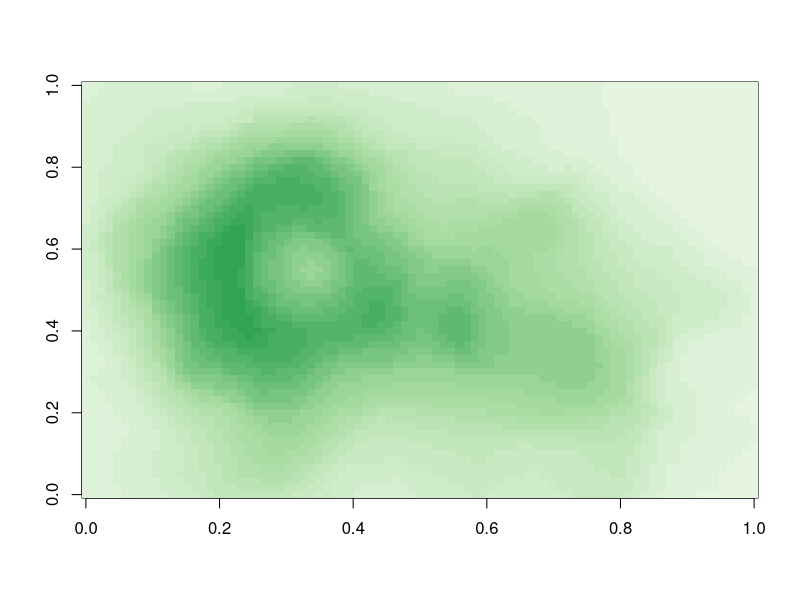
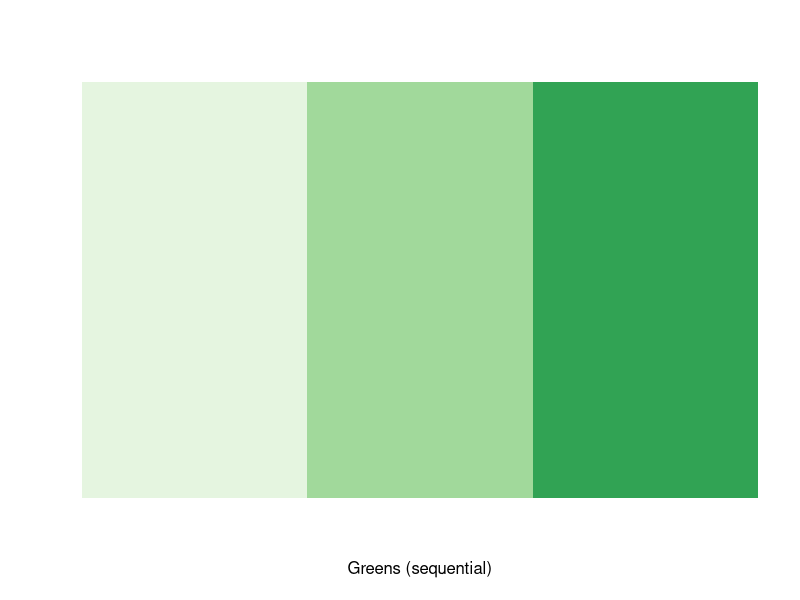
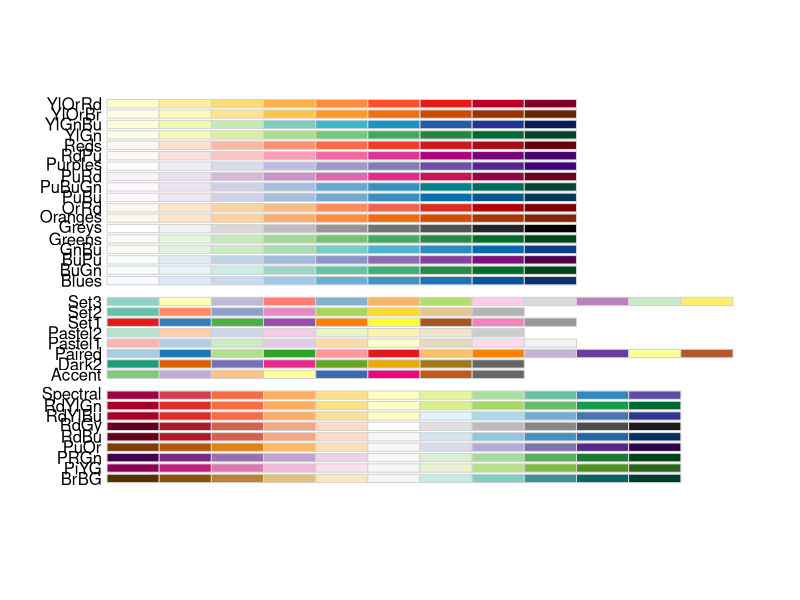

Generate these figures, in order, with R:
# R语言绘图之颜色
# grDevise包
#  colorRamp() & colorRampPalette()
#  颜色名字可以使用colors()获取

# RColorBrewer包
#  三类调色板：sequential/diverging/qualitative
#  调色板信息可与colrRamp/colorRampPalette结合使用
#   sequential：从一个极端到另一个极端，过渡变化，适合呈现顺序数据
#   deverging: 两端的取值鲜艳明亮，中间的取值比较淡，合适凸显处在极端部分的数据，如高低对比
#   qualitative: 颜色对比都很鲜明，适合呈现分类变量，不同水平，不同分类

# colorRamp()
pal <- colorRamp(c("red", "blue"))
pal(0) # red [255, 0, 0]
pal(1) # blue [0, 0, 255]
pal(0.5) # [127.5, 0, 127.5]
pal(seq(0, 1, len=10))

# colorRampPalette
pal <- colorRampPalette(c("red", "yellow"))
pal(1) # 使用0 - 255,而非0-1
pal(2)
pal(10)

# RColorBrewer
library(RColorBrewer)
brewer.pal.info # 名字，最多可以使用颜色数量，种类（三种），是否对色盲友好

cols <- brewer.pal(3, "Greens")
pal <- colorRampPalette(cols)
image(volcano, col = pal(20)) # pal(30)，以三个颜色为端点进行取值，一共20个点

display.brewer.pal(3, "Greens")
display.brewer.all()
